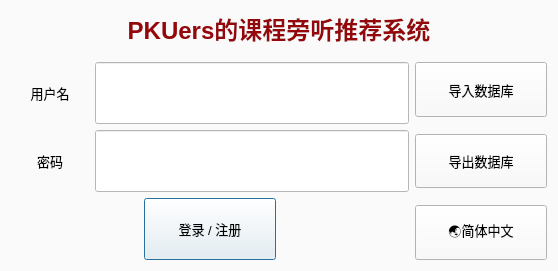
<?xml version="1.0" encoding="UTF-8"?>
<ui version="4.0">
 <class>LoginWindow</class>
 <widget class="QDialog" name="LoginWindow">
  <property name="geometry">
   <rect>
    <x>0</x>
    <y>0</y>
    <width>558</width>
    <height>271</height>
   </rect>
  </property>
  <property name="windowTitle">
   <string>欢迎</string>
  </property>
  <property name="styleSheet">
   <string notr="true">background-color: rgb(250,250,250);</string>
  </property>
  <layout class="QVBoxLayout" name="verticalLayout" stretch="4,1,20">
   <item>
    <layout class="QHBoxLayout" name="horizontalLayout_4" stretch="10">
     <item>
      <widget class="QLabel" name="lbl_title">
       <property name="sizePolicy">
        <sizepolicy hsizetype="Preferred" vsizetype="Fixed">
         <horstretch>0</horstretch>
         <verstretch>0</verstretch>
        </sizepolicy>
       </property>
       <property name="font">
        <font>
         <pointsize>18</pointsize>
         <bold>true</bold>
        </font>
       </property>
       <property name="styleSheet">
        <string notr="true">color: #94070a;</string>
       </property>
       <property name="text">
        <string>PKUers的课程旁听推荐系统</string>
       </property>
       <property name="textFormat">
        <enum>Qt::TextFormat::AutoText</enum>
       </property>
       <property name="alignment">
        <set>Qt::AlignmentFlag::AlignCenter</set>
       </property>
      </widget>
     </item>
    </layout>
   </item>
   <item>
    <spacer name="verticalSpacer_2">
     <property name="orientation">
      <enum>Qt::Orientation::Vertical</enum>
     </property>
     <property name="sizeHint" stdset="0">
      <size>
       <width>20</width>
       <height>40</height>
      </size>
     </property>
    </spacer>
   </item>
   <item>
    <layout class="QHBoxLayout" name="horizontalLayout_5" stretch="3,1">
     <item>
      <layout class="QVBoxLayout" name="verticalLayout_2">
       <item>
        <layout class="QHBoxLayout" name="horizontalLayout" stretch="2,8">
         <item>
          <widget class="QLabel" name="l_username">
           <property name="sizePolicy">
            <sizepolicy hsizetype="Expanding" vsizetype="Expanding">
             <horstretch>0</horstretch>
             <verstretch>0</verstretch>
            </sizepolicy>
           </property>
           <property name="font">
            <font>
             <pointsize>10</pointsize>
            </font>
           </property>
           <property name="text">
            <string>用户名</string>
           </property>
           <property name="alignment">
            <set>Qt::AlignmentFlag::AlignCenter</set>
           </property>
          </widget>
         </item>
         <item>
          <widget class="QLineEdit" name="le_username">
           <property name="sizePolicy">
            <sizepolicy hsizetype="Expanding" vsizetype="Expanding">
             <horstretch>0</horstretch>
             <verstretch>0</verstretch>
            </sizepolicy>
           </property>
           <property name="styleSheet">
            <string notr="true">background-color: rgb(255,255,255);</string>
           </property>
          </widget>
         </item>
        </layout>
       </item>
       <item>
        <layout class="QHBoxLayout" name="horizontalLayout_2" stretch="2,8">
         <item>
          <widget class="QLabel" name="l_pwd">
           <property name="sizePolicy">
            <sizepolicy hsizetype="Expanding" vsizetype="Expanding">
             <horstretch>0</horstretch>
             <verstretch>0</verstretch>
            </sizepolicy>
           </property>
           <property name="font">
            <font>
             <pointsize>10</pointsize>
            </font>
           </property>
           <property name="text">
            <string>密码</string>
           </property>
           <property name="alignment">
            <set>Qt::AlignmentFlag::AlignCenter</set>
           </property>
          </widget>
         </item>
         <item>
          <widget class="QLineEdit" name="le_pwd">
           <property name="sizePolicy">
            <sizepolicy hsizetype="Expanding" vsizetype="Expanding">
             <horstretch>0</horstretch>
             <verstretch>0</verstretch>
            </sizepolicy>
           </property>
           <property name="styleSheet">
            <string notr="true">background-color: rgb(255,255,255);</string>
           </property>
           <property name="echoMode">
            <enum>QLineEdit::EchoMode::Password</enum>
           </property>
          </widget>
         </item>
        </layout>
       </item>
       <item>
        <layout class="QHBoxLayout" name="horizontalLayout_3" stretch="1,1,1">
         <item>
          <spacer name="horizontalSpacer">
           <property name="orientation">
            <enum>Qt::Orientation::Horizontal</enum>
           </property>
           <property name="sizeHint" stdset="0">
            <size>
             <width>40</width>
             <height>20</height>
            </size>
           </property>
          </spacer>
         </item>
         <item>
          <widget class="BetterButton" name="btn_reg_or_login">
           <property name="sizePolicy">
            <sizepolicy hsizetype="Expanding" vsizetype="Expanding">
             <horstretch>0</horstretch>
             <verstretch>0</verstretch>
            </sizepolicy>
           </property>
           <property name="font">
            <font>
             <pointsize>10</pointsize>
            </font>
           </property>
           <property name="text">
            <string>登录 / 注册</string>
           </property>
          </widget>
         </item>
         <item>
          <spacer name="horizontalSpacer_2">
           <property name="orientation">
            <enum>Qt::Orientation::Horizontal</enum>
           </property>
           <property name="sizeHint" stdset="0">
            <size>
             <width>40</width>
             <height>20</height>
            </size>
           </property>
          </spacer>
         </item>
        </layout>
       </item>
      </layout>
     </item>
     <item>
      <layout class="QVBoxLayout" name="verticalLayout_3" stretch="5,1,5,1,5">
       <item>
        <widget class="BetterButton" name="btn_import">
         <property name="sizePolicy">
          <sizepolicy hsizetype="Expanding" vsizetype="Expanding">
           <horstretch>0</horstretch>
           <verstretch>0</verstretch>
          </sizepolicy>
         </property>
         <property name="font">
          <font>
           <pointsize>10</pointsize>
          </font>
         </property>
         <property name="text">
          <string>导入数据库</string>
         </property>
        </widget>
       </item>
       <item>
        <spacer name="verticalSpacer">
         <property name="orientation">
          <enum>Qt::Orientation::Vertical</enum>
         </property>
         <property name="sizeHint" stdset="0">
          <size>
           <width>20</width>
           <height>40</height>
          </size>
         </property>
        </spacer>
       </item>
       <item>
        <widget class="BetterButton" name="btn_export">
         <property name="sizePolicy">
          <sizepolicy hsizetype="Expanding" vsizetype="Expanding">
           <horstretch>0</horstretch>
           <verstretch>0</verstretch>
          </sizepolicy>
         </property>
         <property name="font">
          <font>
           <pointsize>10</pointsize>
          </font>
         </property>
         <property name="text">
          <string>导出数据库</string>
         </property>
        </widget>
       </item>
       <item>
        <spacer name="verticalSpacer_3">
         <property name="orientation">
          <enum>Qt::Orientation::Vertical</enum>
         </property>
         <property name="sizeHint" stdset="0">
          <size>
           <width>20</width>
           <height>40</height>
          </size>
         </property>
        </spacer>
       </item>
       <item>
        <widget class="BetterButton" name="language">
         <property name="sizePolicy">
          <sizepolicy hsizetype="Expanding" vsizetype="Expanding">
           <horstretch>0</horstretch>
           <verstretch>0</verstretch>
          </sizepolicy>
         </property>
         <property name="font">
          <font>
           <pointsize>10</pointsize>
          </font>
         </property>
         <property name="text">
          <string>🌏简体中文</string>
         </property>
        </widget>
       </item>
      </layout>
     </item>
    </layout>
   </item>
  </layout>
 </widget>
 <customwidgets>
  <customwidget>
   <class>BetterButton</class>
   <extends>QPushButton</extends>
   <header>betterbutton.h</header>
  </customwidget>
 </customwidgets>
 <resources/>
 <connections/>
</ui>
